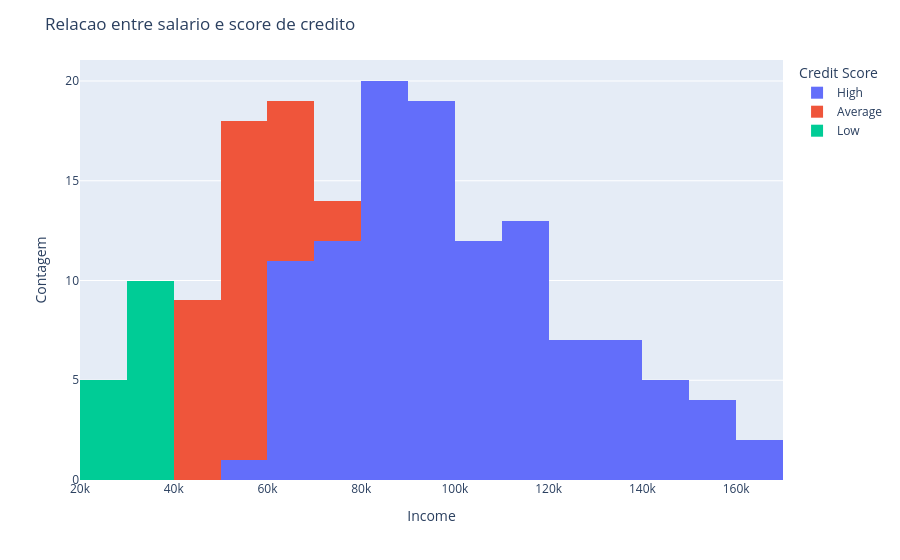

Notebook code cell kept with this figure:
### Code cell
# salario x score de credito

fig = px.histogram(df, x='Income', color='Credit Score', barmode='stack')

# Layout
fig.update_layout(title='Relacao entre salario e score de credito',
		  xaxis_title='Income',
		  yaxis_title='Contagem',
		  legend_title='Credit Score')
fig.show()

### Figure 1 — Plotly figure (JSON) as saved in the notebook; plotly's stock layout.template omitted (floating-point values rounded to 4 significant figures)
{"data": [{"alignmentgroup": "True", "bingroup": "x", "hovertemplate": "Credit Score=High<br>Income=%{x}<br>count=%{y}<extra></extra>", "legendgroup": "High", "marker": {"color": "#636efa", "pattern": {"shape": ""}}, "name": "High", "offsetgroup": "High", "orientation": "v", "showlegend": true, "type": "histogram", "x": [50000, 100000, 75000, 125000, 100000, 150000, 80000, 105000, 90000, 135000, 70000, 95000, 85000, 125000, 65000, 80000, 70000, 115000, 60000, 75000, 65000, 105000, 80000, 130000, 105000, 155000, 85000, 110000, 95000, 140000, 72500, 100000, 90000, 130000, 67500, 92500, 82500, 122500, 62500, 87500, 77500, 112500, 85000, 117500, 90000, 142500, 110000, 160000, 90000, 115000, 97500, 145000, 75000, 105000, 95000, 135000, 67500, 92500, 85000, 125000, 62500, 87500, 77500, 112500, 85000, 117500, 90000, 142500, 115000, 162500, 95000, 120000, 102500, 150000, 77500, 110000, 97500, 137500, 67500, 95000, 87500, 127500, 62500, 87500, 77500, 112500, 85000, 117500, 90000, 82000, 95000, 85000, 105000, 105000, 80000, 130000, 105000, 155000, 85000, 110000, 95000, 140000, 72500, 100000, 90000, 130000, 67500, 92500, 82500, 122500, 62500, 87500, 77500], "xaxis": "x", "yaxis": "y"}, {"alignmentgroup": "True", "bingroup": "x", "hovertemplate": "Credit Score=Average<br>Income=%{x}<br>count=%{y}<extra></extra>", "legendgroup": "Average", "marker": {"color": "#EF553B", "pattern": {"shape": ""}}, "name": "Average", "offsetgroup": "Average", "orientation": "v", "showlegend": true, "type": "histogram", "x": [40000, 60000, 55000, 50000, 45000, 55000, 45000, 65000, 57500, 52500, 47500, 57500, 60000, 47500, 67500, 57500, 52500, 47500, 57500, 62500, 50000, 70000, 57500, 52500, 47500, 57500, 60000, 75000, 55000, 68000, 55000, 45000, 65000, 57500, 52500, 47500], "xaxis": "x", "yaxis": "y"}, {"alignmentgroup": "True", "bingroup": "x", "hovertemplate": "Credit Score=Low<br>Income=%{x}<br>count=%{y}<extra></extra>", "legendgroup": "Low", "marker": {"color": "#00cc96", "pattern": {"shape": ""}}, "name": "Low", "offsetgroup": "Low", "orientation": "v", "showlegend": true, "type": "histogram", "x": [35000, 30000, 25000, 37500, 32500, 27500, 37500, 32500, 27500, 37500, 32500, 27500, 37500, 32500, 27500], "xaxis": "x", "yaxis": "y"}], "layout": {"autosize": true, "barmode": "stack", "legend": {"title": {"text": "Credit Score"}, "tracegroupgap": 0}, "margin": {"t": 60}, "title": {"text": "Relacao entre salario e score de credito"}, "xaxis": {"anchor": "y", "autorange": true, "domain": [0, 1], "range": [20000.0, 170000.0], "title": {"text": "Income"}, "type": "linear"}, "yaxis": {"anchor": "x", "autorange": true, "domain": [0, 1], "range": [0, 21.05], "title": {"text": "Contagem"}}}}
